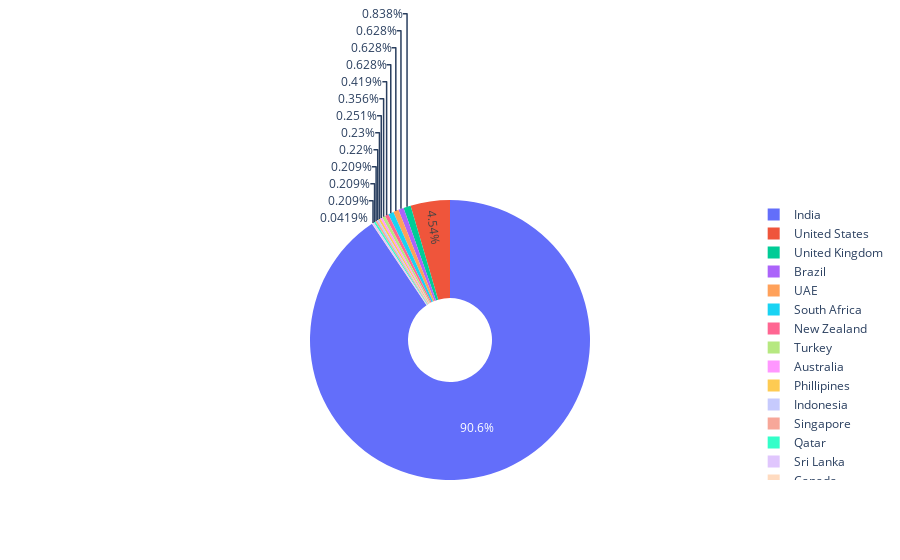

This figure's notebook cell:
### Code cell
fig = px.pie(values=country_counts, names=country_names , hole = 0.3)

#fig = px.pie(values=country_counts, names=country_names, title='Country percentage')
#fig.update_layout(legend_itemclick=False ,legend_title_side= "top" ,margin_l= 170)
fig.show()

### Figure 1 — Plotly figure (JSON) as saved in the notebook; plotly's stock layout.template omitted (floating-point values rounded to 4 significant figures)
{"data": [{"domain": {"x": [0, 1], "y": [0, 1]}, "hole": 0.3, "hovertemplate": "label=%{label}<br>value=%{value}<extra></extra>", "labels": ["India", "United States", "United Kingdom", "Brazil", "UAE", "South Africa", "New Zealand", "Turkey", "Australia", "Phillipines", "Indonesia", "Singapore", "Qatar", "Sri Lanka", "Canada"], "legendgroup": "", "name": "", "showlegend": true, "type": "pie", "values": [8652, 434, 80, 60, 60, 60, 40, 34, 24, 22, 21, 20, 20, 20, 4]}], "layout": {"legend": {"tracegroupgap": 0}, "margin": {"t": 60}}}
